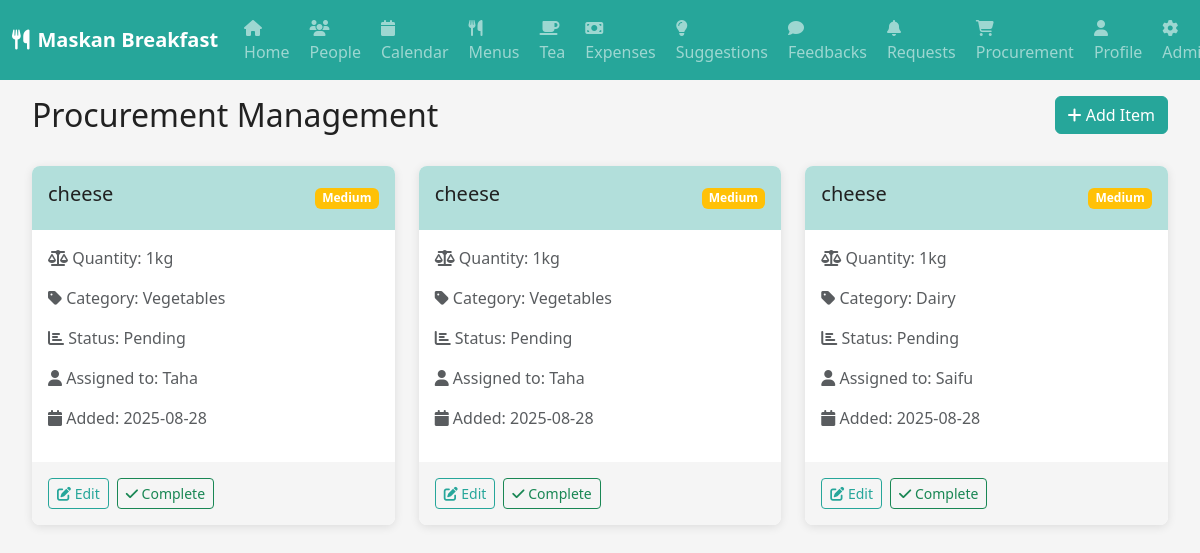
Before: /procurement (signed in) with the older database file.
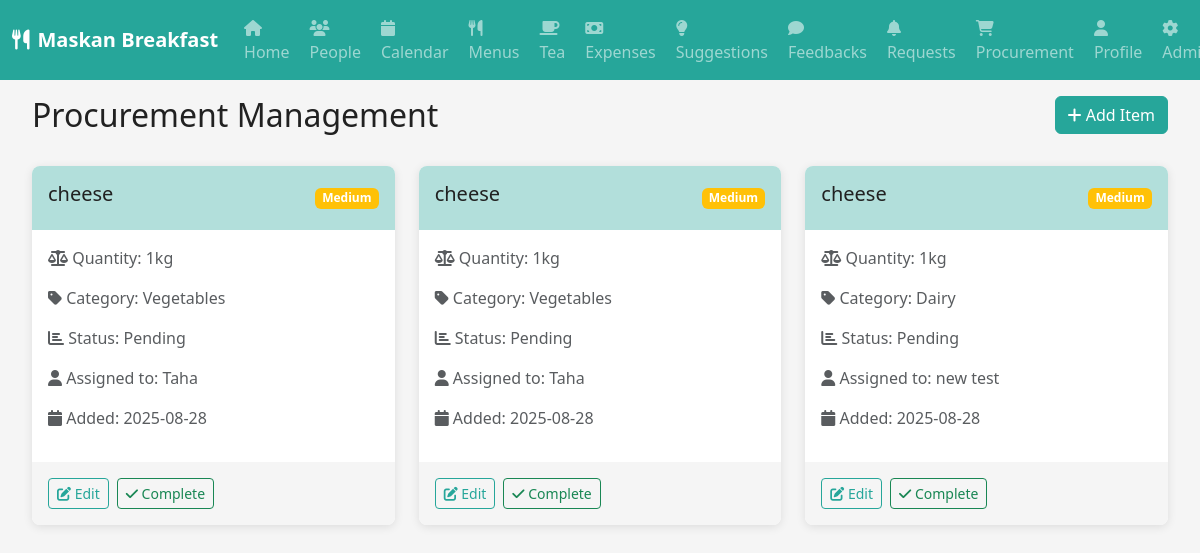
After: the same page with the newer database file.
### models.py (models this page shows)
class ProcurementItem(db.Model):
    id = db.Column(db.Integer, primary_key=True)
    item_name = db.Column(db.String(100), nullable=False)
    quantity = db.Column(db.String(50), nullable=False)
    category = db.Column(db.String(50), nullable=False)
    priority = db.Column(db.String(20), default='medium')
    assigned_to_id = db.Column(db.Integer, db.ForeignKey('user.id'))
    created_by_id = db.Column(db.Integer, db.ForeignKey('user.id'))
    floor = db.Column(db.Integer, nullable=False)
    status = db.Column(db.String(20), default='pending')
    created_at = db.Column(db.DateTime, default=datetime.utcnow)
    assigned_to = db.relationship('User', foreign_keys=[assigned_to_id])
    created_by = db.relationship('User', foreign_keys=[created_by_id])

class User(db.Model):
    id = db.Column(db.Integer, primary_key=True)
    username = db.Column(db.String(64), unique=True, nullable=True)
    email = db.Column(db.String(120), unique=True, nullable=False)
    password_hash = db.Column(db.String(256))
    role = db.Column(db.String(20), nullable=False)
    floor = db.Column(db.Integer, nullable=True)
    is_verified = db.Column(db.Boolean, default=False)
    profile_pic = db.Column(db.String(200), nullable=True)
    created_at = db.Column(db.DateTime, default=datetime.utcnow)
    updated_at = db.Column(db.DateTime, default=datetime.utcnow, onupdate=datetime.utcnow)

### routes.py (the view, shortened to what this page needs)
@app.route('/procurement', methods=['GET', 'POST'])
def procurement():
    if 'user_id' not in session:
        return redirect(url_for('login'))
    user = User.query.get(session['user_id'])
    procurement_items = ProcurementItem.query.filter_by(floor=user.floor).order_by(ProcurementItem.created_at.desc()).all()
    floor_users = User.query.filter_by(floor=user.floor).all()
    return render_template('procurement.html', user=user, procurement_items=procurement_items, floor_users=floor_users)

### routes.py (called while the page is built)
@app.context_processor
def inject_user():
    if 'user_id' in session:
        user = User.query.get(session['user_id'])
        return dict(current_user=user)
    return dict(current_user=None)

### templates/procurement.html (shortened to what this page needs)
{% extends "base.html" %}
{% block content %}
<div class="container-fluid">
    <div class="row mb-4">
        <div class="col-md-6">
            <h2>Procurement Management</h2>
        </div>
        <div class="col-md-6 text-end">
            {% if current_user.role in ['admin', 'pantryHead'] %}
            <button class="btn btn-teal" data-bs-toggle="modal" data-bs-target="#addProcurementModal">
                <i class="fas fa-plus"></i> Add Item
            </button>
            {% endif %}
        </div>
    </div>
    <div class="row">
        {% for item in procurement_items %}
        <div class="col-md-6 col-lg-4 mb-3">
            <div class="procurement-card">
                <div class="procurement-header">
                    <h5>{{ item.item_name }}</h5>
                    <span class="badge bg-{% if item.priority == 'high' %}danger{% elif item.priority == 'medium' %}warning{% else %}info{% endif %}">
                        {{ item.priority.title() }}
                    </span>
                </div>
                <div class="procurement-body">
                    <p class="text-muted">
                        <i class="fas fa-balance-scale"></i> Quantity: {{ item.quantity }}
                    </p>
                    <p class="text-muted">
                        <i class="fas fa-tag"></i> Category: {{ item.category.title() }}
                    </p>
                    <p class="text-muted">
                        <i class="fas fa-chart-bar"></i> Status: {{ item.status.title() }}
                    </p>
                    {% if item.assigned_to %}
                    <p class="text-muted">
                        <i class="fas fa-user"></i> Assigned to: {{ item.assigned_to.username or item.assigned_to.email }}
                    </p>
                    {% endif %}
                    <p class="text-muted">
                        <i class="fas fa-calendar"></i> Added: {{ item.created_at.strftime('%Y-%m-%d') }}
                    </p>
                </div>
                {% if current_user.role in ['admin', 'pantryHead'] %}
                <div class="procurement-actions">
                    <button class="btn btn-sm btn-outline-teal">
                        <i class="fas fa-edit"></i> Edit
                    </button>
                    <button class="btn btn-sm btn-outline-success" onclick="markCompleted({{ item.id }})">
                        <i class="fas fa-check"></i> Complete
                    </button>
                </div>
                {% endif %}
            </div>
        </div>
        {% endfor %}
    </div>
</div>
{% endblock %}

Changed rows visible on the page:
changed through a linked row, ProcurementItem "Dairy": assigned_to "Saifu" → "new test"
